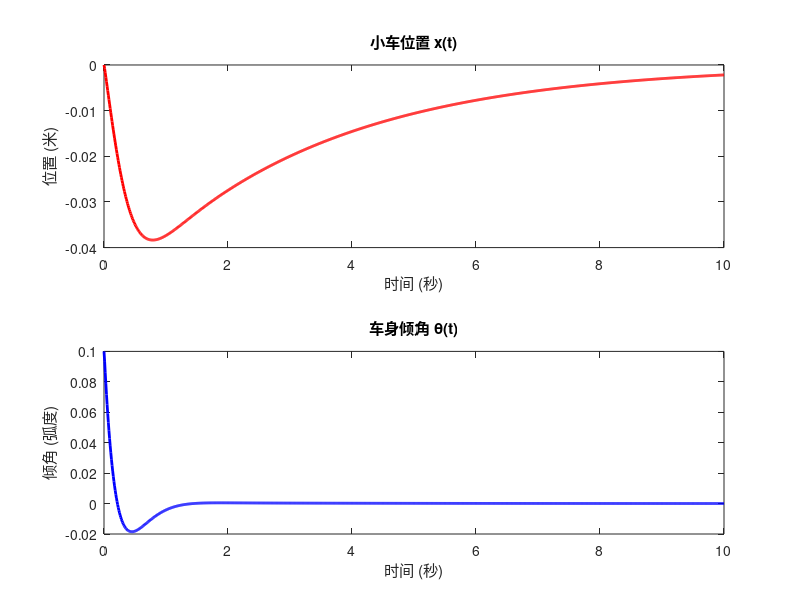

Reproduce this figure in MATLAB.
clear;
% 系统参数
M = 0.5;   % 车身质量 (kg)
m = 0.145;   % 每个车轮的质量 (kg)
J_w = 0.000081;  % 每个车轮的转动惯性 (kg·m^2)
R = 0.0425;    % 车轮半径 (m)
J = 0.0019;   % 车身转动惯性 (kg·m^2)
l = 0.05;   % 车身质心到车轮轴的距离 (m)
g = 9.81;    % 重力加速度 (m/s^2)
J_y = 0.0081;
d = 0.25;  %轮距
temp1 = 2*m+M+2*J_w/R^2;
temp2 = J+M*l^2;
% 状态空间矩阵 x,Vx,pitch,Wy,yaw,Wz
A = [0 1 0 0 0 0;
     0 0 (M^2*l^2*g)/(temp1*temp2) 0 0 0;
     0 0 0 1 0 0;
     0 0 l*M*g/temp2 0 0 0
     0 0 0 0 0 1
     0 0 0 0 0 0];

B = [0 0;
     1/temp1*(M*l/temp2+1/R) 1/temp1*(M*l/temp2+1/R);
     0 0;
     1/temp2 1/temp2
     0 0
     -d/(R*J_y) d/(R*J_y)];
 
C=[0,1,0,0,0,0;
   0,0,1,0,0,0;
   0,0,0,0,0,1];

D=zeros(3,2);

% 系统状态空间模型
sys = ss(A, B, C, D);
sysd=c2d(sys,0.01,'zoh');

Ad=sysd.A;
Bd=sysd.B;
Cd=sysd.C;
Dd=sysd.D;
% 输出系统的状态空间矩阵
disp('状态空间模型的矩阵A:');
disp(A);
disp('状态空间模型的矩阵B:');
disp(B);

% 选择一个初始状态
initial_conditions = [0; 0; 0.1; 0;0;0];  % 初始状态 [位置, 速度, 倾角, 角速度]
t = 0:0.01:10;  % 时间向量

% 使用 LQR 控制器生成控制输入
Q = diag([1, 10, 10, 1,1,10]);  % 状态的权重矩阵
R = [1 0;0 1];  % 控制输入的权重
[K, S, e] = lqr(A, B, Q, R);
[Kd, Sd, ed] = dlqr(Ad, Bd, Q, R);
% 使用 LQR 控制器计算控制输入
u = @(x) -K * x;

% 仿真系统响应
[t, x] = ode45(@(t, x) (A - B*K) * x, t, initial_conditions);


% 绘制结果
figure;
subplot(2,1,1);
plot(t, x(:,1), 'r', 'LineWidth', 2);
title('小车位置 x(t)');
xlabel('时间 (秒)');
ylabel('位置 (米)');

subplot(2,1,2);
plot(t, x(:,3), 'b', 'LineWidth', 2);
title('车身倾角 θ(t)');
xlabel('时间 (秒)');
ylabel('倾角 (弧度)');
